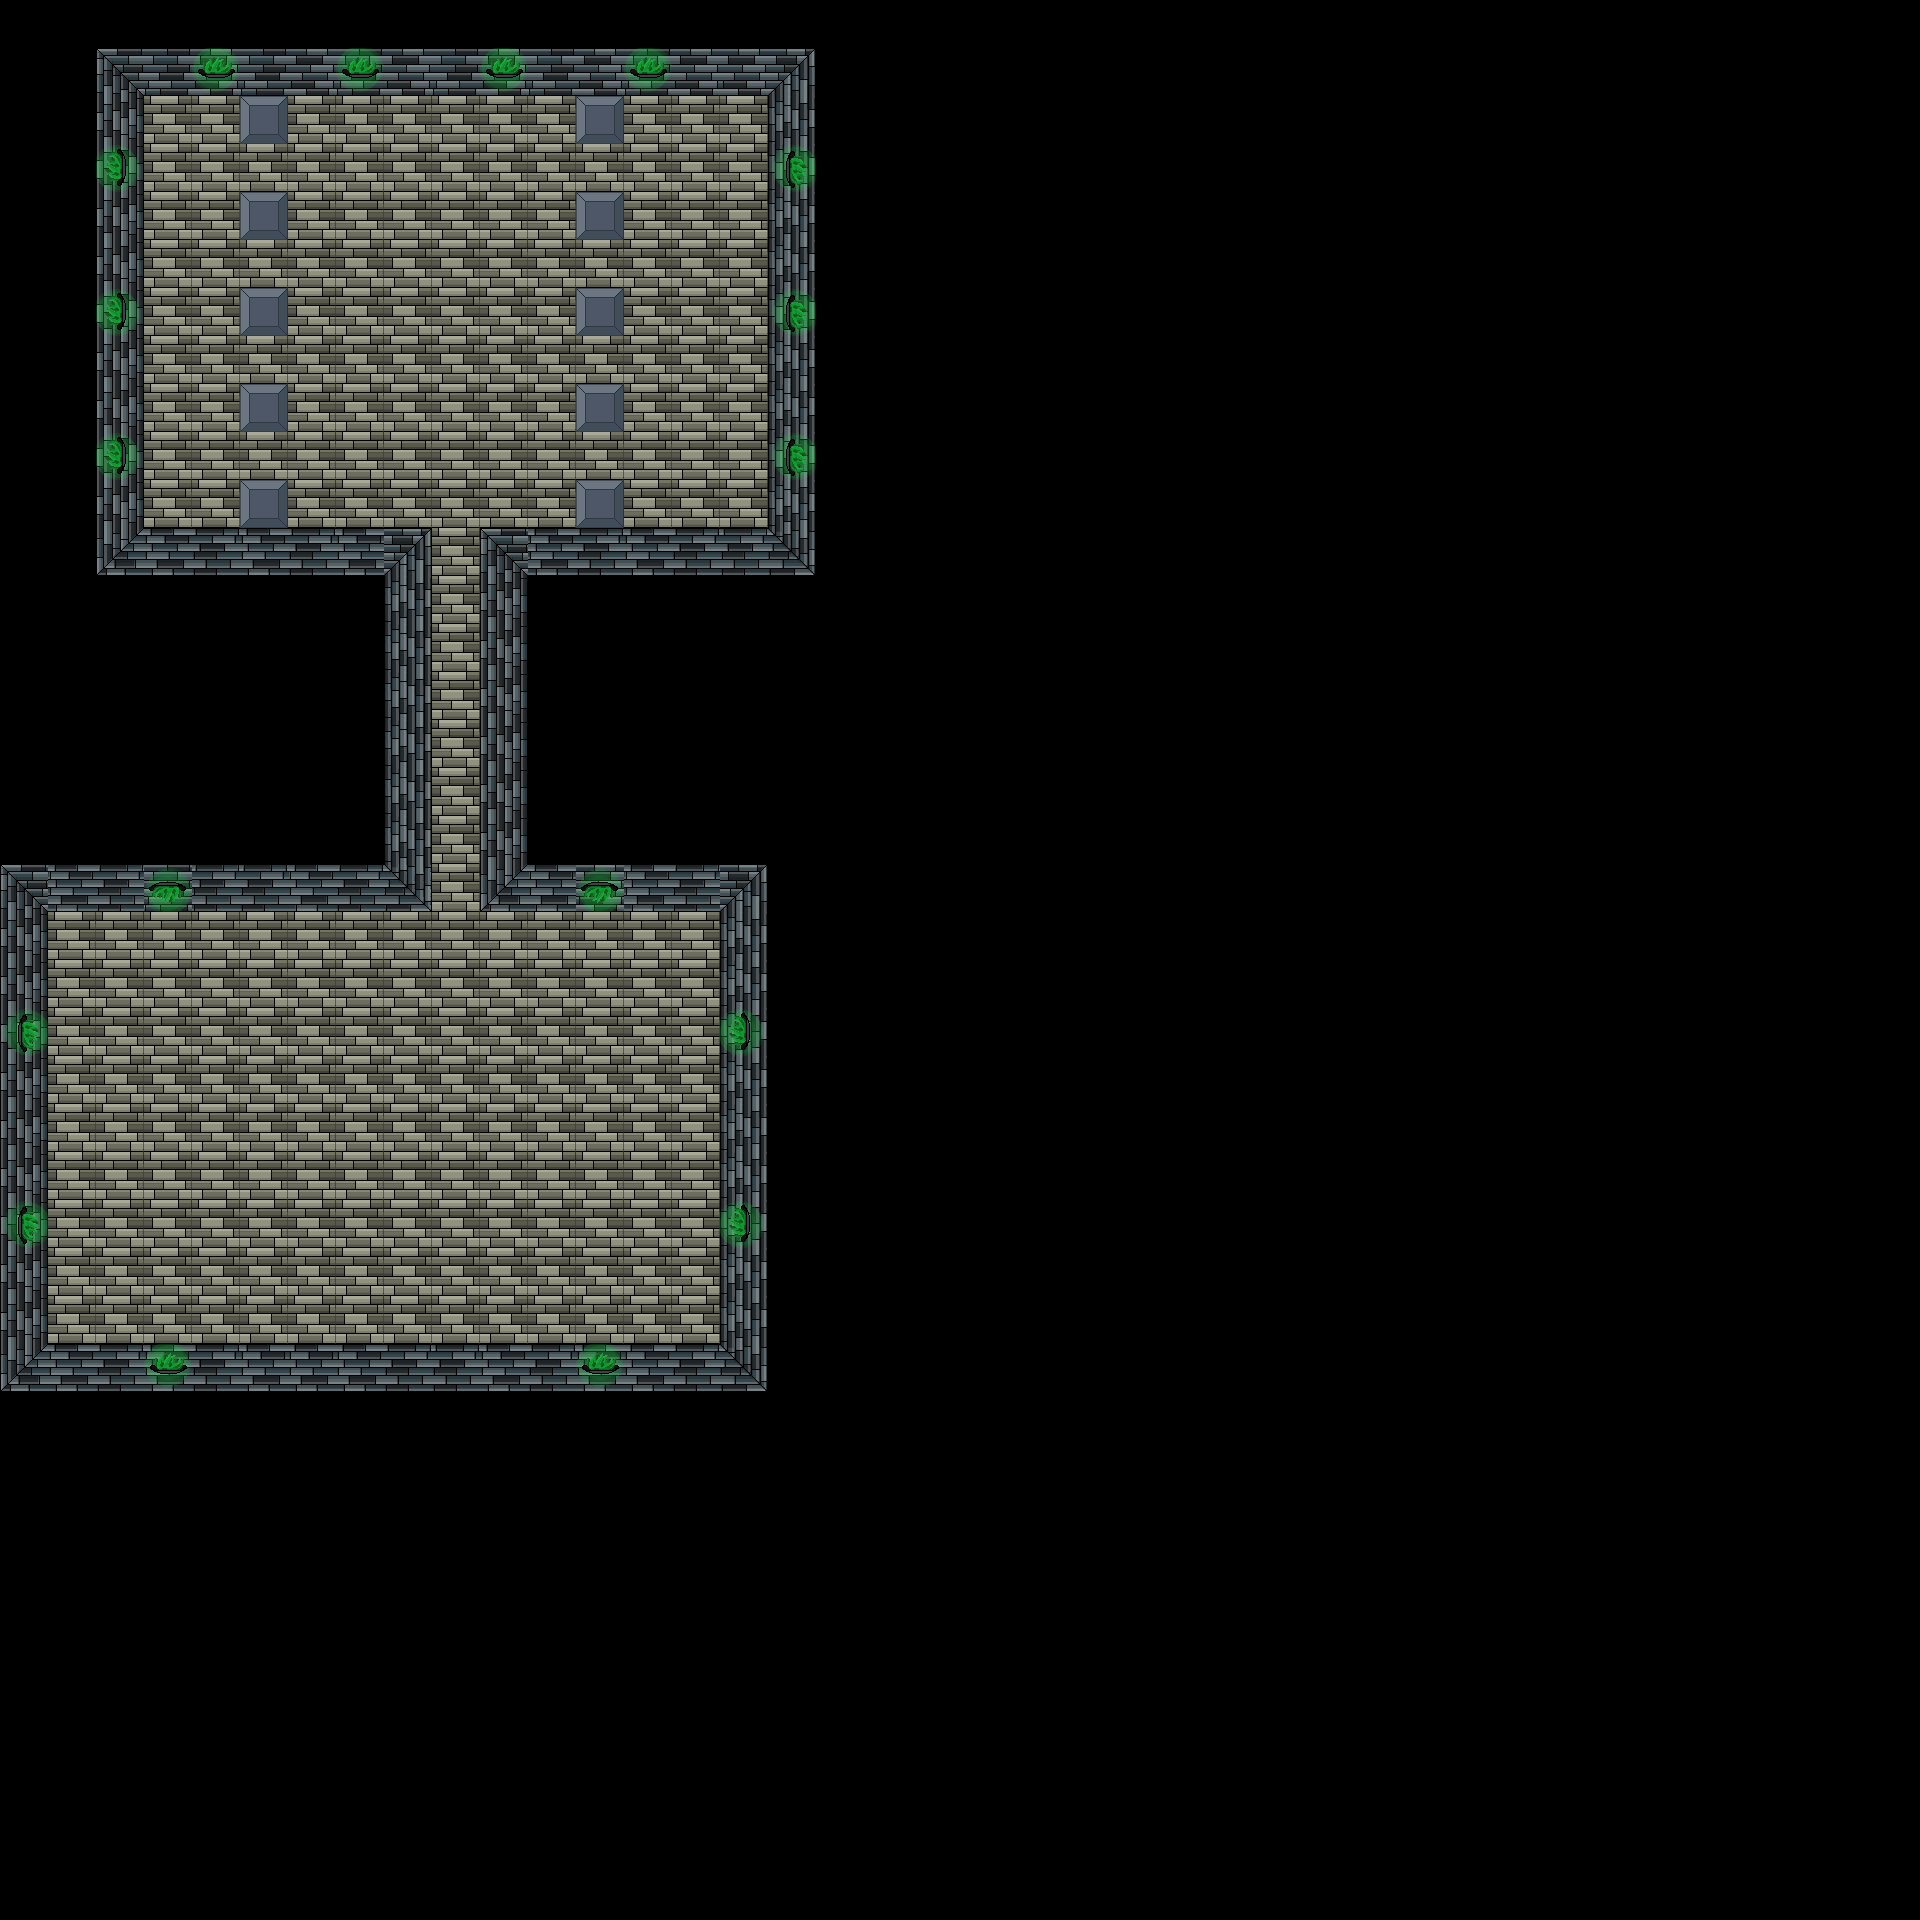

The image is a tile-based game level rendered from a .tmx file. Its description and complete source (layers, tilesets, objects, tile grids) follow:
An orthogonal 40x40 tile map with 48x48 px tiles, 2 tile layers (collide, noCollide).

<map version="1.0" tiledversion="1.0.3" orientation="orthogonal" renderorder="right-down" width="40" height="40" tilewidth="48" tileheight="48" backgroundcolor="#000000" nextobjectid="1">
 <tileset firstgid="1" name="Dungeon2" tilewidth="48" tileheight="48" tilecount="36" columns="6">
  <image source="newLevel1.png" width="288" height="288" />
 </tileset>
 <layer name="collide" width="40" height="40">
  <data encoding="csv">
0,0,0,0,0,0,0,0,0,0,0,0,0,0,0,0,0,0,0,0,0,0,0,0,0,0,0,0,0,0,0,0,0,0,0,0,0,0,0,0,
0,0,1,2,3,2,3,2,3,2,3,2,3,2,3,3,4,0,0,0,0,0,0,0,0,0,0,0,0,0,0,0,0,0,0,0,0,0,0,0,
0,0,7,0,0,8,0,0,0,0,0,0,8,0,0,0,10,0,0,0,0,0,0,0,0,0,0,0,0,0,0,0,0,0,0,0,0,0,0,0,
0,0,7,0,0,5,0,0,0,0,0,0,5,0,0,0,10,0,0,0,0,0,0,0,0,0,0,0,0,0,0,0,0,0,0,0,0,0,0,0,
0,0,7,0,0,8,0,0,0,0,0,0,8,0,0,0,10,0,0,0,0,0,0,0,0,0,0,0,0,0,0,0,0,0,0,0,0,0,0,0,
0,0,7,0,0,5,0,0,0,0,0,0,5,0,0,0,10,0,0,0,0,0,0,0,0,0,0,0,0,0,0,0,0,0,0,0,0,0,0,0,
0,0,7,0,0,8,0,0,0,0,0,0,8,0,0,0,10,0,0,0,0,0,0,0,0,0,0,0,0,0,0,0,0,0,0,0,0,0,0,0,
0,0,7,0,0,5,0,0,0,0,0,0,5,0,0,0,10,0,0,0,0,0,0,0,0,0,0,0,0,0,0,0,0,0,0,0,0,0,0,0,
0,0,7,0,0,8,0,0,0,0,0,0,8,0,0,0,10,0,0,0,0,0,0,0,0,0,0,0,0,0,0,0,0,0,0,0,0,0,0,0,
0,0,7,0,0,5,0,0,0,0,0,0,5,0,0,0,10,0,0,0,0,0,0,0,0,0,0,0,0,0,0,0,0,0,0,0,0,0,0,0,
0,0,7,0,0,8,0,0,0,0,0,0,8,0,0,0,10,0,0,0,0,0,0,0,0,0,0,0,0,0,0,0,0,0,0,0,0,0,0,0,
0,0,13,14,15,14,15,14,4,0,1,14,15,14,15,15,16,0,0,0,0,0,0,0,0,0,0,0,0,0,0,0,0,0,0,0,0,0,0,0,
0,0,0,0,0,0,0,0,10,0,7,0,0,0,0,0,0,0,0,0,0,0,0,0,0,0,0,0,0,0,0,0,0,0,0,0,0,0,0,0,
0,0,0,0,0,0,0,0,10,0,7,0,0,0,0,0,0,0,0,0,0,0,0,0,0,0,0,0,0,0,0,0,0,0,0,0,0,0,0,0,
0,0,0,0,0,0,0,0,10,0,7,0,0,0,0,0,0,0,0,0,0,0,0,0,0,0,0,0,0,0,0,0,0,0,0,0,0,0,0,0,
0,0,0,0,0,0,0,0,10,0,7,0,0,0,0,0,0,0,0,0,0,0,0,0,0,0,0,0,0,0,0,0,0,0,0,0,0,0,0,0,
0,0,0,0,0,0,0,0,10,0,7,0,0,0,0,0,0,0,0,0,0,0,0,0,0,0,0,0,0,0,0,0,0,0,0,0,0,0,0,0,
0,0,0,0,0,0,0,0,10,0,7,0,0,0,0,0,0,0,0,0,0,0,0,0,0,0,0,0,0,0,0,0,0,0,0,0,0,0,0,0,
1,2,3,2,3,2,3,2,3,0,3,2,3,2,3,4,0,0,0,0,0,0,0,0,0,0,0,0,0,0,0,0,0,0,0,0,0,0,0,0,
7,0,0,0,0,0,0,0,0,0,0,0,0,0,0,10,0,0,0,0,0,0,0,0,0,0,0,0,0,0,0,0,0,0,0,0,0,0,0,0,
7,0,0,0,0,0,0,0,0,0,0,0,0,0,0,10,0,0,0,0,0,0,0,0,0,0,0,0,0,0,0,0,0,0,0,0,0,0,0,0,
7,0,0,0,0,0,0,0,0,0,0,0,0,0,0,10,0,0,0,0,0,0,0,0,0,0,0,0,0,0,0,0,0,0,0,0,0,0,0,0,
7,0,0,0,0,0,0,0,0,0,0,0,0,0,0,10,0,0,0,0,0,0,0,0,0,0,0,0,0,0,0,0,0,0,0,0,0,0,0,0,
7,0,0,0,0,0,0,0,0,0,0,0,0,0,0,10,0,0,0,0,0,0,0,0,0,0,0,0,0,0,0,0,0,0,0,0,0,0,0,0,
7,0,0,0,0,0,0,0,0,0,0,0,0,0,0,10,0,0,0,0,0,0,0,0,0,0,0,0,0,0,0,0,0,0,0,0,0,0,0,0,
7,0,0,0,0,0,0,0,0,0,0,0,0,0,0,10,0,0,0,0,0,0,0,0,0,0,0,0,0,0,0,0,0,0,0,0,0,0,0,0,
7,0,0,0,0,0,0,0,0,0,0,0,0,0,0,10,0,0,0,0,0,0,0,0,0,0,0,0,0,0,0,0,0,0,0,0,0,0,0,0,
7,0,0,0,0,0,0,0,0,0,0,0,0,0,0,10,0,0,0,0,0,0,0,0,0,0,0,0,0,0,0,0,0,0,0,0,0,0,0,0,
13,14,15,14,15,14,14,14,15,15,14,15,14,14,15,16,0,0,0,0,0,0,0,0,0,0,0,0,0,0,0,0,0,0,0,0,0,0,0,0,
0,0,0,0,0,0,0,0,0,0,0,0,0,0,0,0,0,0,0,0,0,0,0,0,0,0,0,0,0,0,0,0,0,0,0,0,0,0,0,0,
0,0,0,0,0,0,0,0,0,0,0,0,0,0,0,0,0,0,0,0,0,0,0,0,0,0,0,0,0,0,0,0,0,0,0,0,0,0,0,0,
0,0,0,0,0,0,0,0,0,0,0,0,0,0,0,0,0,0,0,0,0,0,0,0,0,0,0,0,0,0,0,0,0,0,0,0,0,0,0,0,
0,0,0,0,0,0,0,0,0,0,0,0,0,0,0,0,0,0,0,0,0,0,0,0,0,0,0,0,0,0,0,0,0,0,0,0,0,0,0,0,
0,0,0,0,0,0,0,0,0,0,0,0,0,0,0,0,0,0,0,0,0,0,0,0,0,0,0,0,0,0,0,0,0,0,0,0,0,0,0,0,
0,0,0,0,0,0,0,0,0,0,0,0,0,0,0,0,0,0,0,0,0,0,0,0,0,0,0,0,0,0,0,0,0,0,0,0,0,0,0,0,
0,0,0,0,0,0,0,0,0,0,0,0,0,0,0,0,0,0,0,0,0,0,0,0,0,0,0,0,0,0,0,0,0,0,0,0,0,0,0,0,
0,0,0,0,0,0,0,0,0,0,0,0,0,0,0,0,0,0,0,0,0,0,0,0,0,0,0,0,0,0,0,0,0,0,0,0,0,0,0,0,
0,0,0,0,0,0,0,0,0,0,0,0,0,0,0,0,0,0,0,0,0,0,0,0,0,0,0,0,0,0,0,0,0,0,0,0,0,0,0,0,
0,0,0,0,0,0,0,0,0,0,0,0,0,0,0,0,0,0,0,0,0,0,0,0,0,0,0,0,0,0,0,0,0,0,0,0,0,0,0,0,
0,0,0,0,0,0,0,0,0,0,0,0,0,0,0,0,0,0,0,0,0,0,0,0,0,0,0,0,0,0,0,0,0,0,0,0,0,0,0,0
</data>
 </layer>
 <layer name="noCollide" width="40" height="40">
  <data encoding="csv">
0,0,0,0,0,0,0,0,0,0,0,0,0,0,0,0,0,0,0,0,0,0,0,0,0,0,0,0,0,0,0,0,0,0,0,0,0,0,0,0,
0,0,0,0,5,0,0,5,0,0,5,0,0,5,0,3,0,0,0,0,0,0,0,0,0,0,0,0,0,0,0,0,0,0,0,0,0,0,0,0,
0,0,0,9,9,0,9,9,9,9,9,9,0,9,9,9,0,0,0,0,0,0,0,0,0,0,0,0,0,0,0,0,0,0,0,0,0,0,0,0,
0,0,11,9,9,9,9,9,9,9,9,9,9,9,9,9,17,0,0,0,0,0,0,0,0,0,0,0,0,0,0,0,0,0,0,0,0,0,0,0,
0,0,0,9,9,0,9,9,9,9,9,9,0,9,9,9,0,0,0,0,0,0,0,0,0,0,0,0,0,0,0,0,0,0,0,0,0,0,0,0,
0,0,0,9,9,9,9,9,9,9,9,9,9,9,9,9,0,0,0,0,0,0,0,0,0,0,0,0,0,0,0,0,0,0,0,0,0,0,0,0,
0,0,11,9,9,0,9,9,9,9,9,9,0,9,9,9,17,0,0,0,0,0,0,0,0,0,0,0,0,0,0,0,0,0,0,0,0,0,0,0,
0,0,0,9,9,9,9,9,9,9,9,9,9,9,9,9,0,0,0,0,0,0,0,0,0,0,0,0,0,0,0,0,0,0,0,0,0,0,0,0,
0,0,0,9,9,0,9,9,9,9,9,9,0,9,9,9,0,0,0,0,0,0,0,0,0,0,0,0,0,0,0,0,0,0,0,0,0,0,0,0,
0,0,11,9,9,9,9,9,9,9,9,9,9,9,9,9,17,0,0,0,0,0,0,0,0,0,0,0,0,0,0,0,0,0,0,0,0,0,0,0,
0,0,0,9,9,0,9,9,9,9,9,9,0,9,9,9,0,0,0,0,0,0,0,0,0,0,0,0,0,0,0,0,0,0,0,0,0,0,0,0,
0,0,0,0,0,0,0,0,0,9,0,0,0,0,0,15,0,0,0,0,0,0,0,0,0,0,0,0,0,0,0,0,0,0,0,0,0,0,0,0,
0,0,0,0,0,0,0,0,0,9,0,0,0,0,0,0,0,0,0,0,0,0,0,0,0,0,0,0,0,0,0,0,0,0,0,0,0,0,0,0,
0,0,0,0,0,0,0,0,0,9,0,0,0,0,0,0,0,0,0,0,0,0,0,0,0,0,0,0,0,0,0,0,0,0,0,0,0,0,0,0,
0,0,0,0,0,0,0,0,0,9,0,0,0,0,0,0,0,0,0,0,0,0,0,0,0,0,0,0,0,0,0,0,0,0,0,0,0,0,0,0,
0,0,0,0,0,0,0,0,0,9,0,0,0,0,0,0,0,0,0,0,0,0,0,0,0,0,0,0,0,0,0,0,0,0,0,0,0,0,0,0,
0,0,0,0,0,0,0,0,0,9,0,0,0,0,0,0,0,0,0,0,0,0,0,0,0,0,0,0,0,0,0,0,0,0,0,0,0,0,0,0,
0,0,0,0,0,0,0,0,0,9,0,0,0,0,0,0,0,0,0,0,0,0,0,0,0,0,0,0,0,0,0,0,0,0,0,0,0,0,0,0,
1,14,15,23,15,15,14,15,16,9,13,14,23,14,15,0,0,0,0,0,0,0,0,0,0,0,0,0,0,0,0,0,0,0,0,0,0,0,0,0,
0,9,9,9,9,9,9,9,9,9,9,9,9,9,9,0,0,0,0,0,0,0,0,0,0,0,0,0,0,0,0,0,0,0,0,0,0,0,0,0,
0,9,9,9,9,9,9,9,9,9,9,9,9,9,9,0,0,0,0,0,0,0,0,0,0,0,0,0,0,0,0,0,0,0,0,0,0,0,0,0,
17,9,9,9,9,9,9,9,9,9,9,9,9,9,9,11,0,0,0,0,0,0,0,0,0,0,0,0,0,0,0,0,0,0,0,0,0,0,0,0,
0,9,9,9,9,9,9,9,9,9,9,9,9,9,9,0,0,0,0,0,0,0,0,0,0,0,0,0,0,0,0,0,0,0,0,0,0,0,0,0,
0,9,9,9,9,9,9,9,9,9,9,9,9,9,9,0,0,0,0,0,0,0,0,0,0,0,0,0,0,0,0,0,0,0,0,0,0,0,0,0,
0,9,9,9,9,9,9,9,9,9,9,9,9,9,9,0,0,0,0,0,0,0,0,0,0,0,0,0,0,0,0,0,0,0,0,0,0,0,0,0,
17,9,9,9,9,9,9,9,9,9,9,9,9,9,9,11,0,0,0,0,0,0,0,0,0,0,0,0,0,0,0,0,0,0,0,0,0,0,0,0,
0,9,9,9,9,9,9,9,9,9,9,9,9,9,9,0,0,0,0,0,0,0,0,0,0,0,0,0,0,0,0,0,0,0,0,0,0,0,0,0,
0,9,9,9,9,9,9,9,9,9,9,9,9,9,9,0,0,0,0,0,0,0,0,0,0,0,0,0,0,0,0,0,0,0,0,0,0,0,0,0,
0,0,0,5,0,0,0,0,0,0,0,0,5,0,0,0,0,0,0,0,0,0,0,0,0,0,0,0,0,0,0,0,0,0,0,0,0,0,0,0,
0,0,0,0,0,0,0,0,0,0,0,0,0,0,0,0,0,0,0,0,0,0,0,0,0,0,0,0,0,0,0,0,0,0,0,0,0,0,0,0,
0,0,0,0,0,0,0,0,0,0,0,0,0,0,0,0,0,0,0,0,0,0,0,0,0,0,0,0,0,0,0,0,0,0,0,0,0,0,0,0,
0,0,0,0,0,0,0,0,0,0,0,0,0,0,0,0,0,0,0,0,0,0,0,0,0,0,0,0,0,0,0,0,0,0,0,0,0,0,0,0,
0,0,0,0,0,0,0,0,0,0,0,0,0,0,0,0,0,0,0,0,0,0,0,0,0,0,0,0,0,0,0,0,0,0,0,0,0,0,0,0,
0,0,0,0,0,0,0,0,0,0,0,0,0,0,0,0,0,0,0,0,0,0,0,0,0,0,0,0,0,0,0,0,0,0,0,0,0,0,0,0,
0,0,0,0,0,0,0,0,0,0,0,0,0,0,0,0,0,0,0,0,0,0,0,0,0,0,0,0,0,0,0,0,0,0,0,0,0,0,0,0,
0,0,0,0,0,0,0,0,0,0,0,0,0,0,0,0,0,0,0,0,0,0,0,0,0,0,0,0,0,0,0,0,0,0,0,0,0,0,0,0,
0,0,0,0,0,0,0,0,0,0,0,0,0,0,0,0,0,0,0,0,0,0,0,0,0,0,0,0,0,0,0,0,0,0,0,0,0,0,0,0,
0,0,0,0,0,0,0,0,0,0,0,0,0,0,0,0,0,0,0,0,0,0,0,0,0,0,0,0,0,0,0,0,0,0,0,0,0,0,0,0,
0,0,0,0,0,0,0,0,0,0,0,0,0,0,0,0,0,0,0,0,0,0,0,0,0,0,0,0,0,0,0,0,0,0,0,0,0,0,0,0,
0,0,0,0,0,0,0,0,0,0,0,0,0,0,0,0,0,0,0,0,0,0,0,0,0,0,0,0,0,0,0,0,0,0,0,0,0,0,0,0
</data>
 </layer>
</map>